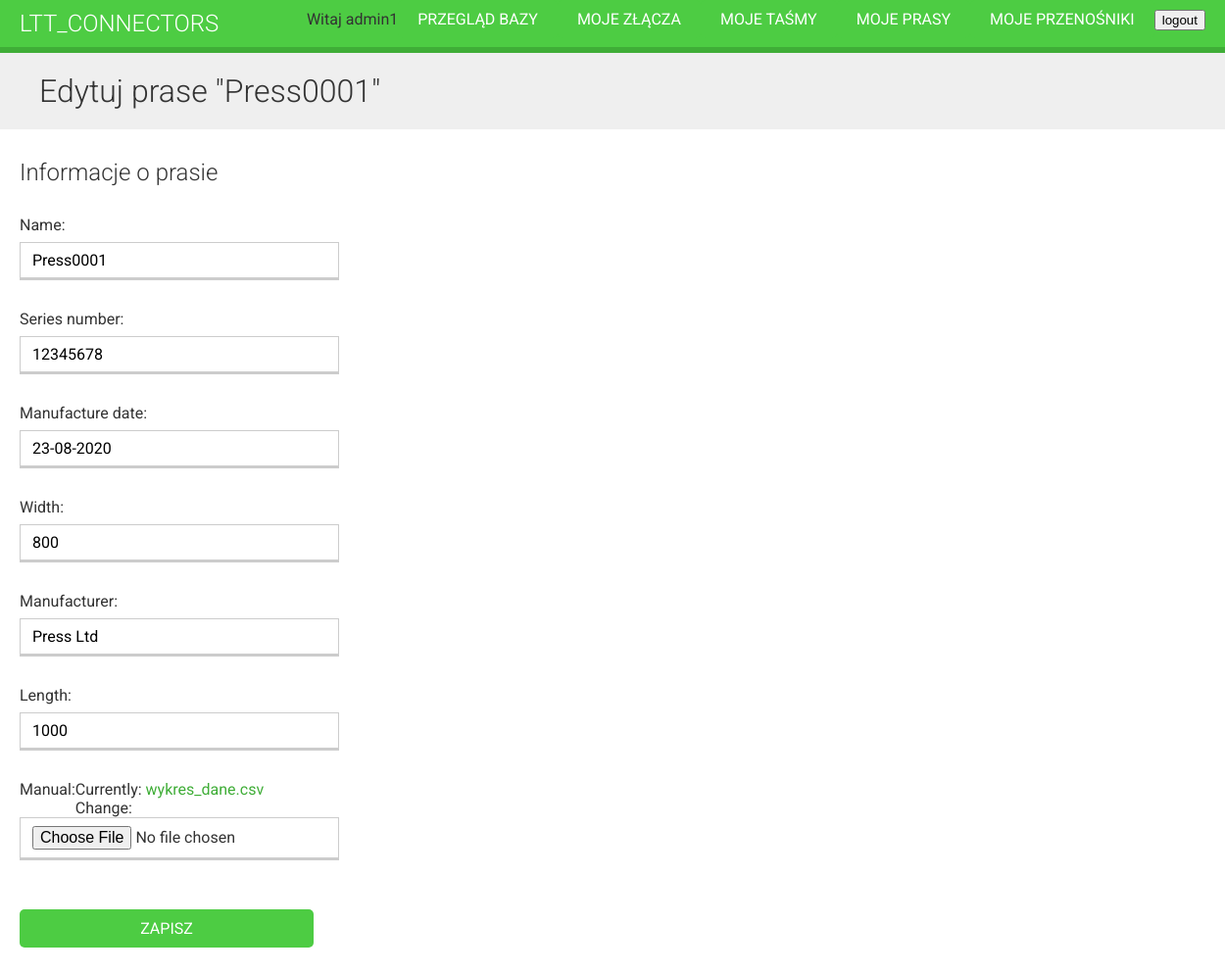
The app's page /1/pedit/ (signed in) with its own data.
### connectors/models.py (models this page shows, shortened)
class Press(models.Model):
    owner = models.ForeignKey(User, on_delete=models.CASCADE)
    name = models.CharField(max_length=200)
    series_number = models.CharField(max_length=200)
    manufacture_date = models.CharField(max_length=200)
    width = models.IntegerField()
    manufacturer = models.CharField(max_length=200)
    length = models.IntegerField()
    manual = models.FileField(upload_to='uploads/')
    class Meta:
        ordering = ('name',)

### connectors/views.py (the view)
# urls.py: path('<pk>/pedit/', views.PressUpdateView.as_view(), name='press_edit'),
class PressUpdateView(OwnerPressEditMixin, UpdateView):
    permission_required = 'connectors.change_press'

### connectors/views.py (called while the page is built)
    def get_queryset(self):
        qs = super().get_queryset()
        return qs.filter(owner=self.request.user)

### connectors/templates/connectors/manage/press/form.html (shortened to what this page needs)
{% extends "base.html" %}
{% block content %}
  <h1>
    {% if object %}
      Edytuj prase "{{ object.name }}"
    {% else %}
      Dodaj prase
    {% endif %}
  </h1>
  <div class="module">
    <h2>Informacje o prasie</h2>
    <form method="post">
        {{ form.as_p }}
        <p><input type="submit" value="Zapisz"></p>
    </form>
  </div>
{% endblock %}

### connectors/templates/base.html (shortened to what this page needs)
{% load static %}
<!DOCTYPE html>
<html>
    <head>
        <link href="{% static "css/base.css" %}" rel="stylesheet">
    </head>
    <body>
        <div id="header">
            <a href="/" class="logo">LTT_Connectors</a>
            <ul class="menu">
                {% if request.user.is_authenticated %}
                    <li>
                        <form method="post" action="{% url 'logout' %}">
                            <button type="submit" class="submit">logout</button>
                        </form></li>
                {% else %}
                    <li><a href="{% url 'login' %}">zaloguj</a></li>
                {% endif %}
            </ul>
            <ul class="menu">
                <li><a href="{% url 'manage_conveyor_list' %}" class="button" >Moje przenośniki</a></li>
            </ul>
            <ul class="menu">
                <li><a href="{% url 'manage_press_list' %}" class="button" >Moje prasy</a></li>
            </ul>
            <ul class="menu">
                <li><a href="{% url 'manage_belt_list' %}" class="button" >Moje taśmy</a></li>
            </ul>
            <ul class="menu">
                <li><a href="{% url 'manage_splice_list' %}" class="button" >Moje złącza</a></li>
            </ul>
            <ul class="menu">
                <li><a href="{% url 'base_view' %}" class="button" >Przegląd bazy</a></li>
            </ul>
            <ul class="menu">
                <li>Witaj {{ request.user.first_name|default:request.user.username }}</li>
            </ul>
        </div>
        <div id="content">
            {% block content %}
            {% endblock %}
        </div>
    </body>
</html>

### connectors/static/css/base.css (style rules this page uses)
body { margin:0; font-family:'Roboto', sans-serif; font-weight:400; color:#333; }
a { color:#3fad37; text-decoration:none; }
ul { float:left; }
h1, h2, h3, h4, h5, h6 { font-family:'Roboto', sans-serif; font-weight:300; }
h1 { background:#efefef; width:100%; overflow:auto; padding:20px 0 20px 40px; margin:0; }
.module { padding:10px 20px; float:left; width:600px; }
.module p { margin:10px 0 20px; width:100%; float:left; }
#header { background:#4dcc43; overflow:auto; padding:10px 20px; border-bottom:6px solid #3fad37; }
#header .logo { text-decoration:none; font-family:'Roboto', sans-serif; font-weight:300; text-transform:uppercase; font-size:24px; color:#fff; float:left; }
#header a { color:#fff; }
#header .menu { list-style:none; float:right; margin:0; padding:0; }
input[type=submit], a.button { border-radius:5px; background:#4dcc43; color:#fff; font-size:16px; text-transform:uppercase; border:none; padding:10px 20px; margin:20px 0; }
form p { overflow:auto; }
label { float:left; clear:both; margin:0 0 8px 0; }
input, select, textarea { border:1px solid #ccc; border-bottom:3px solid #ccc; padding:8px 12px; font-size:16px; font-family:'Roboto', sans-serif; float:left; clear:both; width:300px; }

### records on screen
Press: name "Press0001", series_number "12345678", manufacture_date "23-08-2020", width "800", manufacturer "Press Ltd", length "1000"

### other values on screen
{{ request.user.first_name|default:request.user.username }} "admin1"
